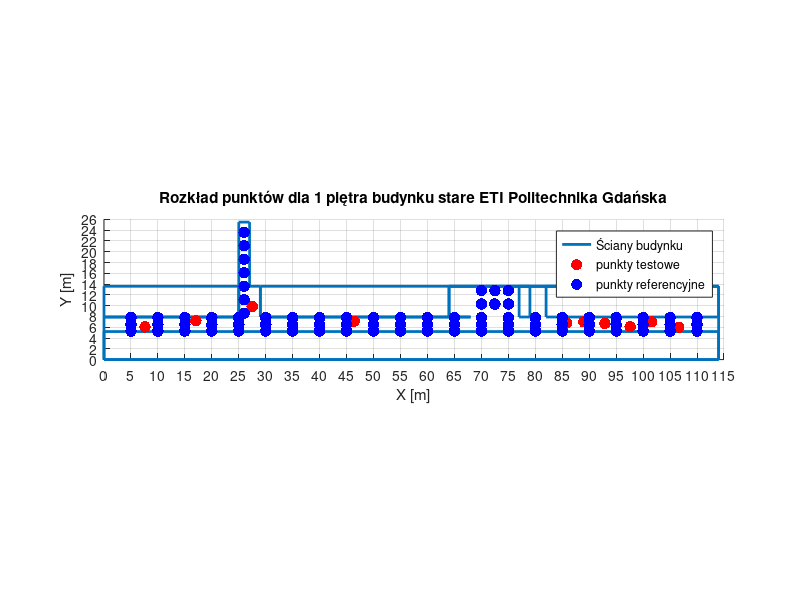

The MATLAB source for this figure:

% Współrzędne ścian (poziomych)
walls = [
    0, 0.1;
    5.2, 5.3;
    7.9, 8.0;
];
hold on
% Przykładowe punkty (możesz zmienić na swoje)
x = [0 0 114 114 0 0 25 25 0 0 25 25 27 27 29 29 68 29 29 79 77 77 79 79 82 82 114 114 82 114 64 64 64 114 114 0];
y = [0 5.2 5.2 0 0 7.9 7.9 13.6 13.6 7.9 7.9 25.5 25.5 13.6 13.6 7.9 7.9 7.9 13.6 13.6 13.6 7.9 7.9 13.6 13.6 7.9 7.9 13.6 13.6 13.6 13.6 7.9 13.6 13.6 0 0];

% Domknięcie kształtu (jeśli chcesz zamknąć go w pętlę)
x(end+1) = x(1);
y(end+1) = y(1);
corridor_length = 115
corridor_width = 26
% Rysowanie
plot(x, y, 'LineWidth', 2);
grid on;
axis equal;
title('Łączenie punktów w kształt');
xlabel('X');
ylabel('Y');
%test point poziom1
x_tp = [7.6,17.04,27.5,46.4,106.6,101.6,97.6,92.9,89,85.8]
y_tp = [6.05,7.2,9.85,7.1,6,7,6.1,6.7,7,6.8]
plot(x_tp, y_tp, 'r.','MarkerSize', 25);
%
% Parametry rozmieszczenia RP
x_step = 5;
y_step = 1.3;
x_rp = 5:x_step:114;
y_rp = [5.3,6.5,7.8]

% Tworzenie siatki punktów RP
[X_rp, Y_rp] = meshgrid(x_rp, y_rp);

% Rysowanie RP
x_rp1=[26,26,26,26,26,26,26,70,70,72.5,72.5,75,75]
y_rp2= [8.6,11.1,13.6,16.1,18.6,21.1,23.6,10.3,12.8,10.3,12.8,10.3,12.8]
plot(X_rp, Y_rp, 'b.', 'MarkerSize', 25);
plot(x_rp1,y_rp2,'b.', 'MarkerSize', 25);



% Styl wykresu
axis equal;
xlim([0 corridor_length]);
ylim([0 corridor_width]);
xlabel('X [m]');
ylabel('Y [m]');
title('Rozkład punktów dla 1 piętra budynku stare ETI Politechnika Gdańska');
grid on;
legend('Ściany budynku', 'punkty testowe','punkty referencyjne')
xticks(0:5:115)
yticks(0:2:28)
set(gca, 'Position', [0.01 0.1 0.98 0.8]);  % [x y width height]